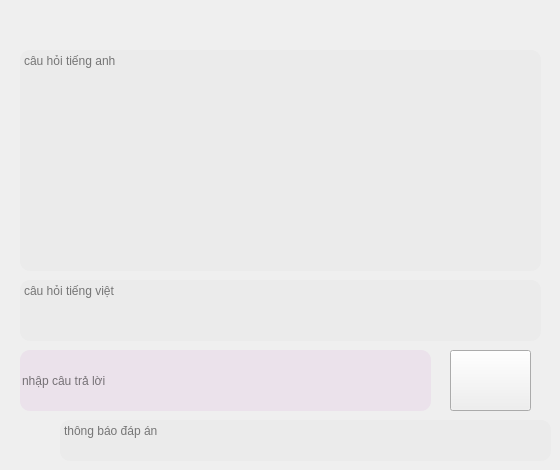
      <widget class="QWidget" name="page">
       <widget class="QTextEdit" name="text_viet_nghe1">
        <property name="geometry">
         <rect>
          <x>20</x>
          <y>50</y>
          <width>521</width>
          <height>221</height>
         </rect>
        </property>
        <property name="mouseTracking">
         <bool>true</bool>
        </property>
        <property name="styleSheet">
         <string notr="true">border-radius: 10px;
color: black;
background: rgba(231, 231, 231, 0.5);
</string>
        </property>
        <property name="placeholderText">
         <string>câu hỏi tiếng anh</string>
        </property>
       </widget>
       <widget class="QTextEdit" name="text_en_nghe_1">
        <property name="geometry">
         <rect>
          <x>20</x>
          <y>280</y>
          <width>521</width>
          <height>61</height>
         </rect>
        </property>
        <property name="mouseTracking">
         <bool>true</bool>
        </property>
        <property name="styleSheet">
         <string notr="true">border-radius: 10px;
color: black;
background: rgba(231, 231, 231, 0.5);
</string>
        </property>
        <property name="placeholderText">
         <string>câu hỏi tiếng việt</string>
        </property>
       </widget>
       <widget class="QLineEdit" name="tl_nghe_1">
        <property name="geometry">
         <rect>
          <x>20</x>
          <y>350</y>
          <width>411</width>
          <height>61</height>
         </rect>
        </property>
        <property name="styleSheet">
         <string notr="true">border-radius: 10px;
color: black;
background: rgba(231, 212, 231, 0.5);
</string>
        </property>
        <property name="text">
         <string/>
        </property>
        <property name="placeholderText">
         <string>nhập câu trả lời</string>
        </property>
       </widget>
       <widget class="QTextEdit" name="dan_nghe_1">
        <property name="geometry">
         <rect>
          <x>60</x>
          <y>420</y>
          <width>491</width>
          <height>41</height>
         </rect>
        </property>
        <property name="mouseTracking">
         <bool>true</bool>
        </property>
        <property name="styleSheet">
         <string notr="true">border-radius: 10px;
color: black;
background: rgba(231, 231, 231, 0.5);
</string>
        </property>
        <property name="placeholderText">
         <string>thông báo đáp án</string>
        </property>
       </widget>
       <widget class="QPushButton" name="pushButton_12">
        <property name="geometry">
         <rect>
          <x>450</x>
          <y>350</y>
          <width>81</width>
          <height>61</height>
         </rect>
        </property>
        <property name="styleSheet">
         <string notr="true">

QPushButton:hover {
    background-color: rgb(170, 255, 0);
}</string>
        </property>
        <property name="text">
         <string/>
        </property>
        <property name="icon">
         <iconset resource="anh/GHI.qrc">
          <normaloff>:/newPrefix/ghiam.png</normaloff>:/newPrefix/ghiam.png</iconset>
        </property>
        <property name="iconSize">
         <size>
          <width>50</width>
          <height>50</height>
         </size>
        </property>
       </widget>
      </widget>
